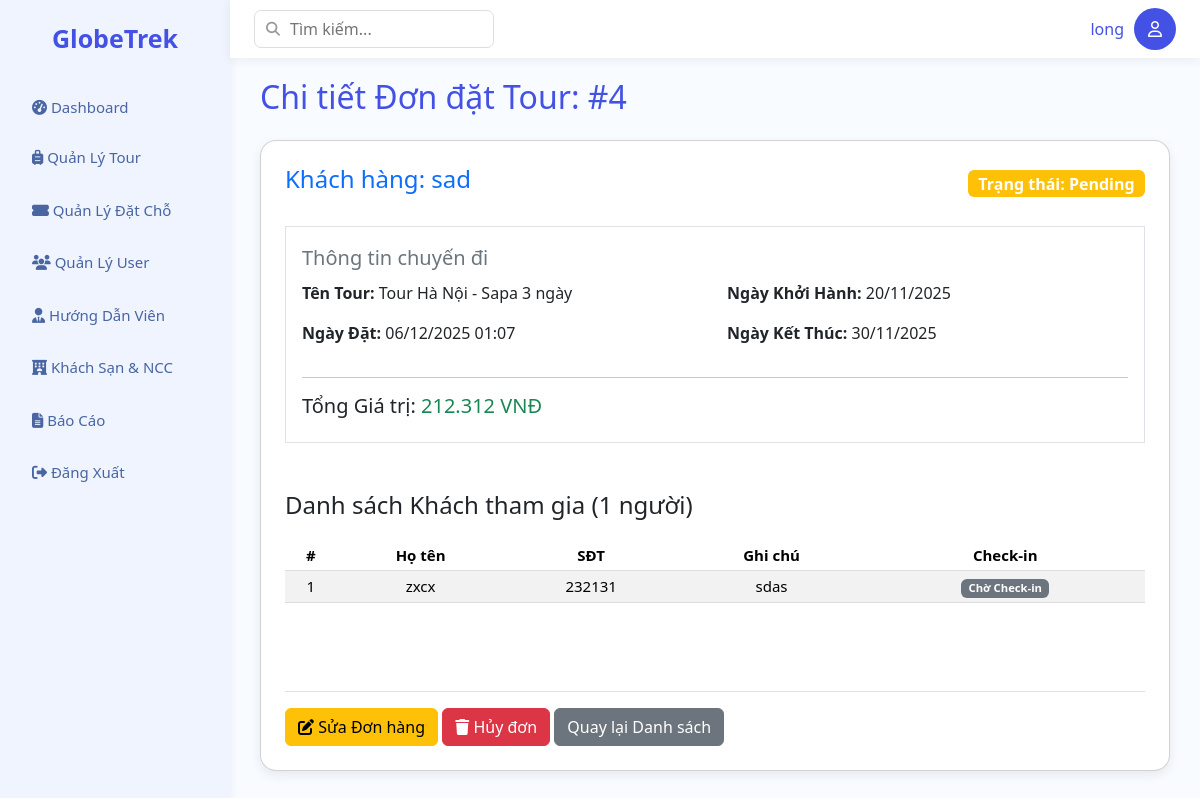
The app's page /Base/?action=detail-booking&id=4 (signed in) with its own data.
### tables this page shows
CREATE TABLE `bookings` (
  `id` int NOT NULL,
  `user_id` int NOT NULL COMMENT 'Khách hàng đặt (FK Users.id)',
  `departure_id` int NOT NULL,
  `total_price` decimal(12,2) NOT NULL,
  `booking_date` datetime DEFAULT CURRENT_TIMESTAMP,
  `status` enum('Confirmed','Pending','Cancelled') NOT NULL DEFAULT 'Pending',
  `last_status_change` datetime DEFAULT CURRENT_TIMESTAMP ON UPDATE CURRENT_TIMESTAMP
);

CREATE TABLE `users` (
  `id` int NOT NULL,
  `email` varchar(150) NOT NULL,
  `password` varchar(255) NOT NULL,
  `name` varchar(100) NOT NULL,
  `phone` varchar(20) NOT NULL,
  `role` enum('admin','customer','guide') NOT NULL,
  `created_at` timestamp NULL DEFAULT CURRENT_TIMESTAMP
);

CREATE TABLE `tours` (
  `id` int NOT NULL,
  `name` varchar(255) NOT NULL,
  `tour_type` enum('Nội địa','Quốc tế') NOT NULL,
  `description` text,
  `base_price` decimal(10,2) NOT NULL COMMENT 'Giá cơ bản trước khuyến mãi',
  `created_at` timestamp NULL DEFAULT CURRENT_TIMESTAMP,
  `category_id` int DEFAULT NULL,
  `tour_origin` enum('Catalog','Custom') DEFAULT 'Catalog',
  `cancellation_policy_text` text
);

CREATE TABLE `tour_departures` (
  `id` int NOT NULL,
  `tour_id` int NOT NULL,
  `start_date` date NOT NULL,
  `end_date` date NOT NULL,
  `current_price` decimal(10,2) NOT NULL COMMENT 'Giá bán hiện tại',
  `available_slots` int NOT NULL COMMENT 'Số chỗ còn trống'
);

CREATE TABLE `booking_customers` (
  `id` int NOT NULL,
  `booking_id` int NOT NULL,
  `name` varchar(100) NOT NULL,
  `phone` varchar(20) DEFAULT NULL,
  `special_note` varchar(255) DEFAULT NULL,
  `is_checked_in` tinyint(1) DEFAULT '0' COMMENT 'Trạng thái Check-in',
  `room_hotel_name` varchar(100) DEFAULT NULL COMMENT 'Tên khách sạn/phòng đã phân bổ',
  `room_number` varchar(50) DEFAULT NULL COMMENT 'Số phòng cụ thể'
);

### Base/controllers/BookingController.php (called while the page is built, shortened)
<?php
class BookingController
{
    public function detailBooking()
    {
        $id = $_GET['id'];
        $bookingModel = new BookingModel();
        $booking = $bookingModel->getOne($id);
        require_once PATH_VIEW . 'main.php';
    }
}

### Base/index.php (called while the page is built, shortened)
<?php
spl_autoload_register(function ($class) {
    $fileName = "$class.php";
    $fileModel              = PATH_MODEL . $fileName;
});
require_once './routes/index.php';

### Base/models/BaseModel.php (called while the page is built, shortened)
<?php
class BaseModel
{
    public function __construct()
    {
        $dsn = sprintf('mysql:host=%s;port=%s;dbname=%s;charset=utf8', DB_HOST, DB_PORT, DB_NAME);
        try {
            $this->pdo = new PDO($dsn, DB_USERNAME, DB_PASSWORD, DB_OPTIONS);
        } catch (PDOException $e) {
            die("Kết nối cơ sở dữ liệu thất bại: {$e->getMessage()}. Vui lòng thử lại sau.");
        }
    }
}

### Base/models/BookingModel.php (called while the page is built, shortened)
<?php
class BookingModel extends BaseModel
{
    public function getOne($id)
    {
        $sql = "SELECT
                b.*,
                td.start_date,
                td.end_date,
                t.name AS tour_name,
                u.name AS customer_name
            FROM bookings b
            JOIN tour_departures td ON b.departure_id = td.id
            JOIN tours t ON td.tour_id = t.id
            LEFT JOIN users u ON b.user_id = u.id
            WHERE b.id = :id";
        $stmt = $this->pdo->prepare($sql);
        $stmt->execute([":id" => $id]);
        $booking = $stmt->fetch();
        if ($booking) {
            $sqlCustomers = "SELECT * FROM booking_customers WHERE booking_id = :booking_id";
            $stmtCustomers = $this->pdo->prepare($sqlCustomers);
            $stmtCustomers->execute([':booking_id' => $id]);
            $customers = $stmtCustomers->fetchAll();
            $normalized = [];
            foreach ($customers as $c) {
                $normalized[] = [
                    'id' => $c['id'] ?? null,
                    'name' => $c['name'] ?? ($c['full_name'] ?? 'Khách'),
                    'phone' => $c['phone'] ?? null,
                    'special_note' => $c['special_note'] ?? $c['note'] ?? null,
                    'is_checked_in' => isset($c['is_checked_in']) ? (int) $c['is_checked_in'] : 0,
                ];
            }
            $booking['customers'] = $normalized;
        }
        return $booking;
    }
}

### Base/views/admin/booking/detail-booking.php (the view, shortened to what this page needs)
<?php include PATH_VIEW . 'layout/header.php'; ?>
<div class="main">
    <h2 class="mb-4">Chi tiết Đơn đặt Tour: #<?= $booking['id'] ?></h2>
    <div class="card p-4">
        <div class="d-flex justify-content-between align-items-center mb-4">
            <h4 class="text-primary">Khách hàng: <?= $booking['customer_name'] ?? 'Khách lẻ' ?></h4>
            <span class="badge bg-<?= ($booking['status'] == 'Confirmed') ? 'success' : (($booking['status'] == 'Cancelled') ? 'danger' : 'warning') ?> fs-6">
                Trạng thái: <?= $booking['status'] ?>
            </span>
        </div>
        <fieldset class="mb-5 border p-3">
            <legend class="fs-5 text-secondary">Thông tin chuyến đi</legend>
            <div class="row">
                <div class="col-md-6">
                    <p><strong>Tên Tour:</strong> <?= $booking['tour_name'] ?? 'N/A' ?></p>
                    <p><strong>Ngày Đặt:</strong> <?= date('d/m/Y H:i', strtotime($booking['booking_date'])) ?></p>
                </div>
                <div class="col-md-6">
                    <p><strong>Ngày Khởi Hành:</strong> <?= date('d/m/Y', strtotime($booking['start_date'] ?? 'N/A')) ?></p>
                    <p><strong>Ngày Kết Thúc:</strong> <?= date('d/m/Y', strtotime($booking['end_date'] ?? 'N/A')) ?></p>
                </div>
            </div>
            <hr>
            <h5 class="mt-3">Tổng Giá trị: <span class="text-success"><?= number_format($booking['total_price'] ?? 0, 0, ',', '.') ?> VNĐ</span></h5>
        </fieldset>
        <section class="customer-list mb-5">
            <h3 class="fs-4 mb-3">Danh sách Khách tham gia (<?= count($booking['customers'] ?? []) ?> người)</h3>
            <?php if (empty($booking['customers'])): ?>
                <div class="alert alert-info">Chưa có khách tham gia cho đơn này.</div>
            <?php else: ?>
                <table class="table table-sm table-striped">
                    <thead>
                        <tr>
                            <th>#</th>
                            <th>Họ tên</th>
                            <th>SĐT</th>
                            <th>Ghi chú</th>
                            <th>Check-in</th>
                        </tr>
                    </thead>
                    <tbody>
                        <?php foreach ($booking['customers'] as $i => $customer): ?>
                            <tr>
                                <td><?= $i + 1 ?></td>
                                <td><?= htmlspecialchars($customer['name'] ?? '') ?></td>
                                <td><?= htmlspecialchars($customer['phone'] ?? '-') ?></td>
                                <td><?= htmlspecialchars($customer['special_note'] ?? '') ?></td>
                                <td>
                                    <span class="badge <?= ($customer['is_checked_in'] == 1) ? 'bg-success' : 'bg-secondary' ?>">
                                        <?= ($customer['is_checked_in'] == 1) ? 'Đã Check-in' : 'Chờ Check-in' ?>
                                    </span>
                                </td>
                            </tr>
                        <?php endforeach; ?>
                    </tbody>
                </table>
            <?php endif; ?>
        </section>
        <div class="mt-4 pt-3 border-top">
            <a href="<?= BASE_URL ?>?action=update-booking&id=<?= $booking['id'] ?>" class="btn btn-warning"><i class="fas fa-edit"></i> Sửa Đơn hàng</a>
            <a href="<?= BASE_URL ?>?action=delete-booking&id=<?= $booking['id'] ?>" onclick="return confirm('Hủy đơn đặt này?')" class="btn btn-danger"><i class="fas fa-trash"></i> Hủy đơn</a>
            <a href="<?= BASE_URL ?>?action=list-booking" class="btn btn-secondary">Quay lại Danh sách</a>
        </div>
    </div>
</div>
<?php include PATH_VIEW . 'layout/footer.php'; ?>

### Base/assets/css/layout.css (style rules this page uses)
:root { --orange: rgba(186, 207, 255, 0.142); --orange-active: rgba(200, 222, 255, 0.525); --orange-light: #bacfffff; --bg: #f8fbff; --white: #ffffff; --text: #4351e5; --muted: #2e4e94dd; --radius: 7px; --shadow: 0 2px 10px rgba(45, 45, 45, 0.07); font-family: "Inter", sans-serif; }
body { margin: 0; background: var(--bg); color: var(--text); overflow-x: hidden; }
.main { padding: 20px 30px; }

### Base/assets/css/table.css (style rules this page uses)
table { width: 100%; border-collapse: collapse; margin-top: 20px; }
th, td { padding: 14px; border-bottom: 1px solid #ddd; font-size: 15px; text-align: center; }
th { text-align: left; background: #f0f1ff; font-weight: 600; text-align: center; }
.card { background: white; padding: 20px; border-radius: 16px; box-shadow: 0 4px 12px rgba(0, 0, 0, 0.08); margin-bottom: 20px; }

### records on screen
bookings: id "4", user.name "sad", status "Pending", tours.name "Tour Hà Nội - Sapa 3 ngày", booking_date "06/12/2025 01:07", departure.start_date "20/11/2025", departure.end_date "30/11/2025", total_price "212.312"
booking_customers: name "zxcx", phone "232131", special_note "sdas", is_checked_in "Chờ Check-in"

### other values on screen
$_SESSION['user']['name'] "long"
count($booking['customers'] ?? []) "1"
